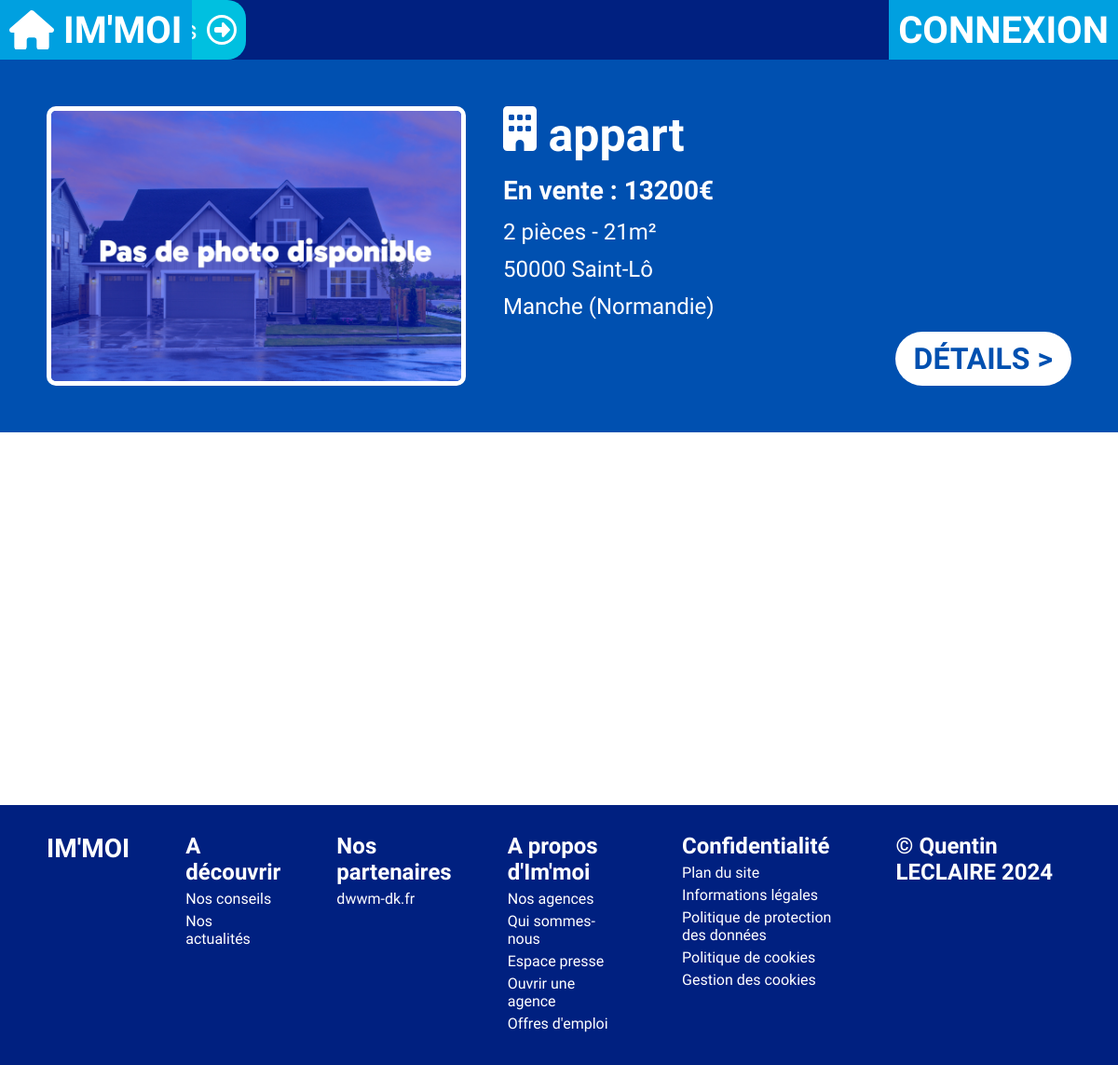
/profil/8/offres, run on the app's committed database.
### tables this page shows
CREATE TABLE IF NOT EXISTS `bien` (
  `idBien` int NOT NULL AUTO_INCREMENT,
  `nom` varchar(60) NOT NULL,
  `description` text,
  `prixLocation` float DEFAULT NULL,
  `prixVente` float DEFAULT NULL,
  `categorie` varchar(20) DEFAULT NULL,
  `nbPieces` int NOT NULL,
  `nbEtages` int DEFAULT NULL,
  `surface` int NOT NULL,
  `numAppart` int DEFAULT NULL,
  `idUtilisateur` int NOT NULL,
  `idAdresse` int NOT NULL,
  PRIMARY KEY (`idBien`),
  KEY `FK_ADRESSE` (`idAdresse`),
  KEY `FK_UTILISATEUR` (`idUtilisateur`)
);

CREATE TABLE IF NOT EXISTS `adresse` (
  `idAdresse` int NOT NULL AUTO_INCREMENT,
  `nomVoie` text NOT NULL,
  `zipcode` varchar(10) NOT NULL,
  `localite` varchar(60) NOT NULL,
  PRIMARY KEY (`idAdresse`)
);

### Models/managers/BienManager.php (called while the page is built, shortened)
<?php
require_once "Models/data/Bien.class.php";
require_once "Models/Model.class.php";
class BienManager extends BDConnexion{
    private $bienlist = [];
    public function ajoutBien($bien){
        $this->bienlist[] = $bien;
    }
    public function chargementBienlist(){
        $req = $this->getBDD()->prepare('SELECT * FROM bien');
        $req->execute();
        $listeBien = $req->fetchAll(PDO::FETCH_ASSOC);
    }
    public function getBiensFromUser($user){
        $listeBien = [];
        for ($i = 0; $i < count($this->bienlist); $i++) {
            if ($this->bienlist[$i]->getUtilisateur() == $user) {
                $listeBien[] = $this->bienlist[$i];
            }
        }
        return $listeBien;
    }
}

### Models/Model.class.php (called while the page is built, shortened)
<?php
abstract class BDConnexion{
    private static $pdo;
    private static function setBDD(){
        self::$pdo = new PDO('mysql:host=localhost;dbname=immoi;port=3308;charset=utf8', 'root', '');
        self::$pdo->setAttribute(PDO::ATTR_ERRMODE, PDO::ERRMODE_WARNING);
    }
    protected function getBDD(){
        return self::$pdo;
    }
}

### Models/data/Bien.class.php (called while the page is built, shortened)
<?php
class Bien{
    public function getId()                 {return $this->idBien;}
    public function getNom()                {return $this->nom;}
    public function getPrixVente()          {return $this->prixVente;}
    public function getCategorie()          {return $this->categorie;}
    public function getNbPieces()           {return $this->nbPieces;}
    public function getSurface()            {return $this->surface;}
    public function getUtilisateur()        {return $this->idUtilisateur;}
    public function getAdresse()            {return $this->idAdresse;}
}

### Models/managers/PhotoManager.php (called while the page is built, shortened)
<?php
require_once "Models/Model.class.php";
class PhotoManager extends BDConnexion{
    private $photolist = [];
    public function ajoutPhoto($photo){
        $this->photolist[] = $photo;
    }
    public function getPhotosFromBien($id){
        $listePhotos = [];
        if (isset($this->photolist)) {
            for ($i = 0; $i < count($this->photolist); $i++) {
                if ($this->photolist[$i]->getBien() == $id) {
                    $listePhotos[] = $this->photolist[$i];
                }
            }
        }
        return $listePhotos;
    }
}

### Controller/adresseController.php (called while the page is built, shortened)
<?php
class AdresseController{
    private $adresseManager;
    public function __construct() {
        require_once "Models/managers/AdresseManager.php";
        $this->adresseManager = new AdresseManager;
        $this->adresseManager->chargementAdresselist();
    }
    public function getManager()
    {
        return $this->adresseManager;
    }
}

### Models/managers/AdresseManager.php (called while the page is built, shortened)
<?php
require_once "Models/data/Adresse.class.php";
require_once "Models/Model.class.php";
class AdresseManager extends BDConnexion
{
    private $adresselist = [];
    public function ajoutAdresse($adresse)
    {
        $this->adresselist[] = $adresse;
    }
    public function getAdresseById($id)
    {
        for ($i = 0; $i < count($this->adresselist); $i++) {
            if ($this->adresselist[$i]->getId() == $id) {
                return $this->adresselist[$i];
            }
        }
    }
    public function chargementAdresselist()
    {
        $req = $this->getBDD()->prepare('SELECT * FROM adresse');
        $req->execute();
        $listeAdresse = $req->fetchAll(PDO::FETCH_ASSOC);
        foreach ($listeAdresse as $value) {
            $adresse = new Adresse($value['idAdresse'], $value['nomVoie'], $value['zipcode'], $value['localite']);
        }
    }
}

### Models/data/Adresse.class.php (called while the page is built, shortened)
<?php
class Adresse{
    public function getId()              {return $this->idAdresse;}
    public function getZipcode()         {return $this->zipcode;}
    public function getLocalite()        {return $this->localite;}
}

### departement.php (called while the page is built, shortened)
<?php
function get_region_departement($cp)
{
    $cp = trim($cp);
    $num = substr($cp, 0, 2);
    if (isset($tab[$num])) {
        return $tab[$num];
    } else {
        return false;
    }
}

### Views/BD/bienUser.view.php (the view, shortened to what this page needs)
<?php ob_start();
require_once "Controller/adresseController.php";
$adresseController = new AdresseController;
require_once "Controller/photoController.php";
$i = 1;
require "departement.php"
?>
<section class="sectoffres">
    <?php foreach ($listebien as $bien) :
        $i++;
        $couverture = 0;
    ?>
        <div class="offre <?= ($i % 2) ? "pair" : "impair"; ?>">
            <div class="offrecontent">
                <a href="/offres/<?= $bien->getId() ?>"><img src="/public/img/<?= ($couverture !== 0) ? "photos/" . $couverture->getNom() : "default.jpg"; ?>" class="photocouverture" alt=""></a>
                <div class="offreinfos">
                    <h3 class="nom">
                        <img src="/public/img/icones/<?= $bien->getCategorie(); ?>.svg" alt="">
                        <?= $bien->getNom(); ?>
                    </h3>
                    <ul>
                        <li><?= ($bien->getPrixLoc()) ? "En location : " . $bien->getPrixLoc() . "€/mois" : null; ?>
                            <?= ($bien->getPrixVente()) ? "En vente : " . $bien->getPrixVente() . "€" : null; ?></li>
                        <li><?= ($bien->getCategorie() != "terrain") ? $bien->getNbPieces() . " pièce" . (($bien->getNbPieces()!=1) ? "s" : "") . " - " : ""; ?>
                            <?= $bien->getSurface() . "m²"; ?></li>
                        <li><?= $adresseController->getManager()->getAdresseById($bien->getAdresse())->getZipcode(); ?>
                            <?= $adresseController->getManager()->getAdresseById($bien->getAdresse())->getLocalite(); ?></li>
                            <li><?= get_region_departement($adresseController->getManager()->getAdresseById($bien->getAdresse())->getZipcode())['departement'] . " (" .get_region_departement($adresseController->getManager()->getAdresseById($bien->getAdresse())->getZipcode())['region'] . ")" ?></li>
                    </ul>
                    <a href="/offres/<?= $bien->getId() ?>" class="decouvrir <?= ($i % 2) ? "pair" : "impair"; ?>"><span class="decouvrirtext">Détails</span> ></a>
                </div>
            </div>
        </div>
    <?php endforeach; ?>
</section>
<?php
require "Views/template.php";

### public/css/style.css (style rules this page uses)
:root { --main-blue: #0050B0; --light-blue: #00A0E0; --lighter-blue: #00C0E0; --lightest-blue: #50D0FF; --dark-blue: #002080; --darker-blue: #001050; }
* { padding: 0; margin: 0; box-sizing: border-box; font-family: 'Gabarito', sans-serif; }
body { min-height: 100vh; position: relative; }
.sectoffres { position: relative; display: flex; flex-direction: column; margin-top: 64px; width: 100%; min-height: 100vh; }
.offre { display: flex; justify-content: center; width: 100%; height: 400px; padding: 50px; }
.offre.impair { background-color: var(--main-blue); }
.offre .offrecontent { display: flex; position: relative; width: 100vw; color: white; }
.offre .offrecontent .photocouverture { border: solid white 5px; border-radius: 10px; height: 300px; width: 450px; object-fit: cover; margin-right: 40px; }
.offre .offrecontent .offreinfos { width: 100%; }
.offre .offrecontent .offreinfos ul { list-style: none; }
.offre .offrecontent .offreinfos ul li { margin: 0.5em 0; font-size: 24px; }
.offre .offrecontent .offreinfos ul li:nth-of-type(1) { font-size: 28px; font-weight: bold; }
.offre .offrecontent .offreinfos .nom { font-size: 50px; width: calc(100% - 80px); }
.offre .offrecontent .offreinfos .nom img { height: 48px; }
.offre .offrecontent .offreinfos .decouvrir { position: absolute; display: block; right: 0; bottom: 0; text-transform: uppercase; text-decoration: none; font-weight: bold; font-size: 32px; background-color: white; height: fit-content; padding: 10px 20px; border-radius: 100px; transition: color 300ms ease; border: none; }
.offre .offrecontent .offreinfos .decouvrir.impair { color: var(--main-blue); }

### data on the page
bien: categorie (picture), nom "appart", prixVente "13200", nbPieces "2", surface "21", idAdresse.zipcode "50000", idAdresse.localite "Saint-Lô", idAdresse.zipcode "Manche", idAdresse.zipcode "Normandie"
